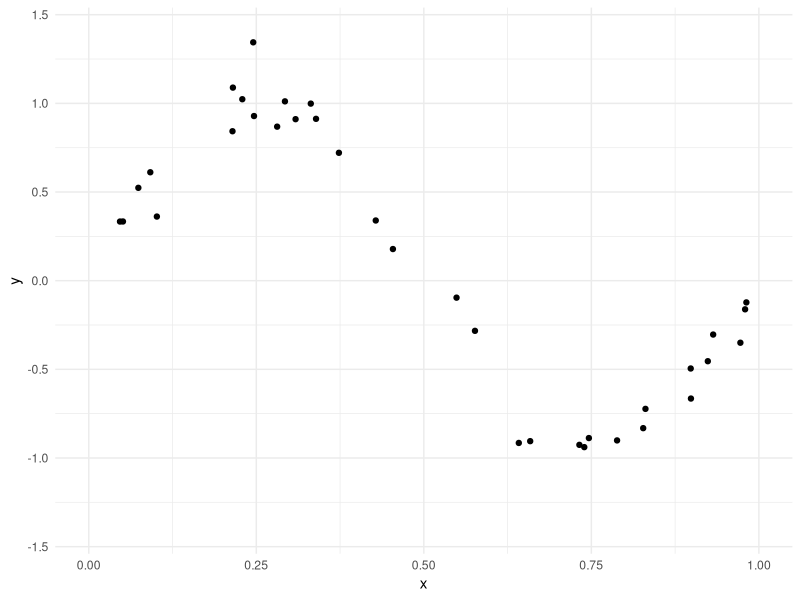
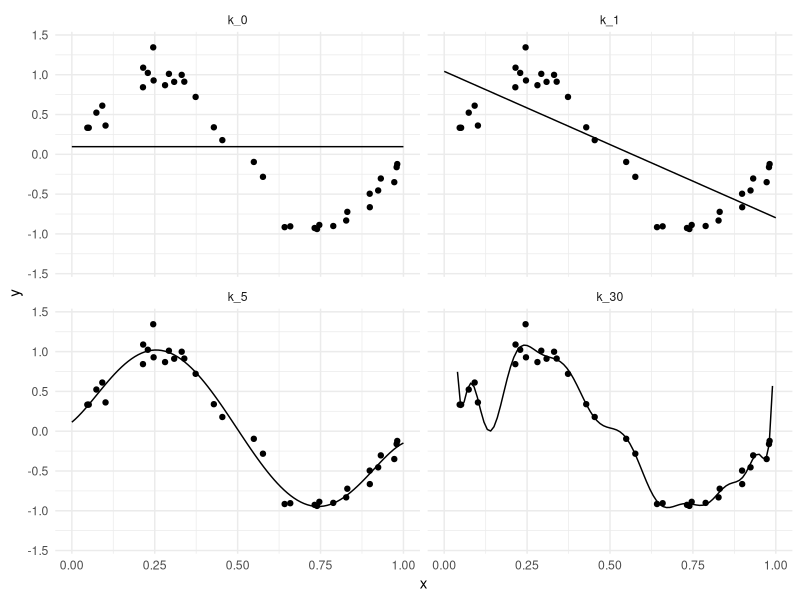
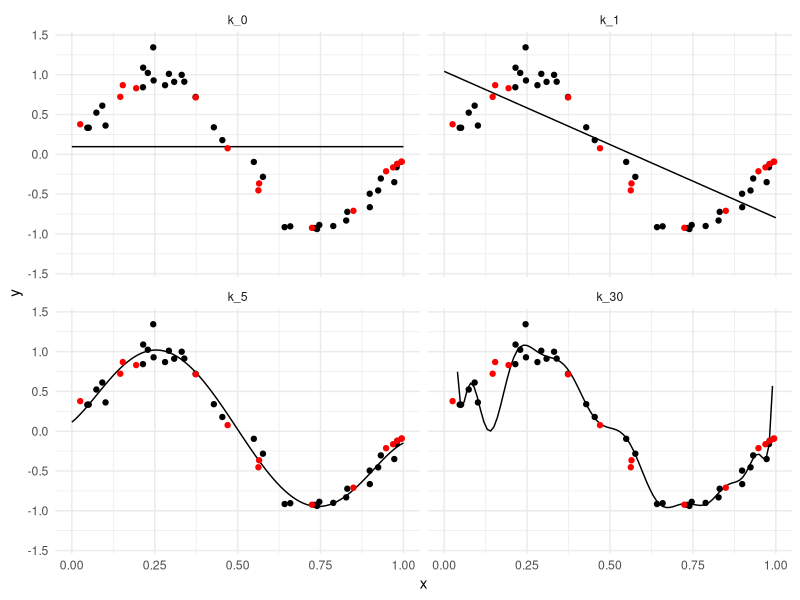

Generate these figures, in order, with R: (Note: this script raises an error after producing the figures.)
## ---- chunk 1
knitr::opts_chunk$set(echo = TRUE)
knitr::opts_chunk$set(message = FALSE)
# knitr::opts_knit$set(root.dir = '..')
knitr::opts_chunk$set(fig.height = 3, fig.width = 7)
knitr::opts_chunk$set(fig.pos='H')

library(data.table)
library(ggplot2)
library(magrittr)
library(glue)
library(purrr)
library(viridis)
library(caret)
library(kableExtra)
## ---- chunk 2
set.seed(1337)
n <- 50
x <- runif(n, min = 0, max = 1)
e <- rnorm(n, 0, 0.1)
y <- sin(2*pi*x) + e

x_range <- seq(0,1,0.01)
f <- sin(2*pi*x_range)

data <- data.table(x = x, y = y)

train_proportion <- 0.7
train_index <- sample(1:n, floor(n*train_proportion))
# train_index <- createDataPartition(data$y, p=train_index, list=FALSE)

data_train <- data[train_index,]
data_test <- data[-train_index,]
data_range <- data.table(x = x_range, y = f)

p <- ggplot(data_train, aes(x, y)) +
    geom_point()  + 
    # geom_line(data = data_range, aes(x, y)) +
    theme_minimal() +
    xlim(0, 1) + ylim(-1.4, 1.4)

p
## ---- chunk 3
k <- c(0, 1, 5, 30)

for (i in k) {
    if (i == 0) {
        model <- lm(y ~ 1, data = data_train)
    } else {
        model <- lm(y ~ poly(x, i, raw = TRUE), data = data_train)
    }
    colname <- paste0("k_",i)
    data_range <- data_range[, eval(colname):=predict(model, newdata = data_range)]
}

data_range_long <- melt(data_range, id.vars = c("x", "y"))

p +
    geom_line(data = data_range_long, aes(x, value)) +
    labs(color = "") + 
    facet_wrap(~variable)

## ---- chunk 4

p +
    geom_line(data = data_range_long, aes(x, value)) +
    labs(color = "") +
    geom_point(data = data_test, aes(x, y), color = "red") + 
    facet_wrap(~variable)

## ---- chunk 5
MSE <- function(y, pred) {
    mean((y - pred)**2)
}

mse_train <- list()
mse_test <- list()
for (i in k) {
    if (i == 0) {
        model <- lm(y ~ 1, data = data_train)
    } else {
        model <- lm(y ~ poly(x, i, raw = TRUE), data = data_train)
    }
    colname <- paste0("pred",i)
    data_train <- data_train[, eval(colname):=predict(model, newdata = data_train)]
    mse_train[[colname]] <-  MSE(data_train[, y], data_train[, get(colname)])
    data_test <- data_test[, eval(colname):=predict(model, newdata = data_test)]
    mse_test[[colname]] <-  MSE(data_test[, y], data_test[, get(colname)])
}

evals <- cbind("train MSE" = unlist(mse_train), "test MSE" = unlist(mse_test))
kable(evals, digits = 2 )
## ---- chunk 6
knitr::include_graphics("./figures/leave-one-out.png")
## ---- chunk 7
knitr::include_graphics("./figures/k_fold.png")
## ---- chunk 8

mse_cross <- list()
data <- data[, constant := 1]
train_control <- trainControl(method="cv", number=5)
for (i in k) {
    if (i == 0) {
        model <- train(y ~ constant, 
               data=data, 
               trControl=train_control, 
               method="lm", 
               tuneGrid  = expand.grid(intercept = FALSE) )
    } else {
        formula <- as.formula(paste0("y ~ ", paste(paste0(paste0("I(x^",1:i),")"), collapse = " + ")))
        model <- train(formula, 
               data=data, 
               trControl=train_control, 
               method="lm")
    }
    mse_cross[[paste0("k_",i)]] <-  model$results$RMSE**2
}

evals <- cbind("train MSE" = unlist(mse_train), "test MSE" = unlist(mse_test), "CV MSE" = unlist(mse_cross))
kable(evals, digits = 2)
## ---- chunk 9
aic <- list()
bic <- list()
for (i in k) {
    if (i == 0) {
        model <- lm(y ~ 1, data = data_train)
    } else {
        model <- lm(y ~ poly(x, i, raw = TRUE), data = data_train)
    }
    colname <- paste0("pred",i)
    aic[[colname]] <-  AIC(model)
    bic[[colname]] <-  BIC(model)
}

kable(cbind(evals, "AIC" = unlist(aic), "BIC" = unlist(bic)), digits = 2)
